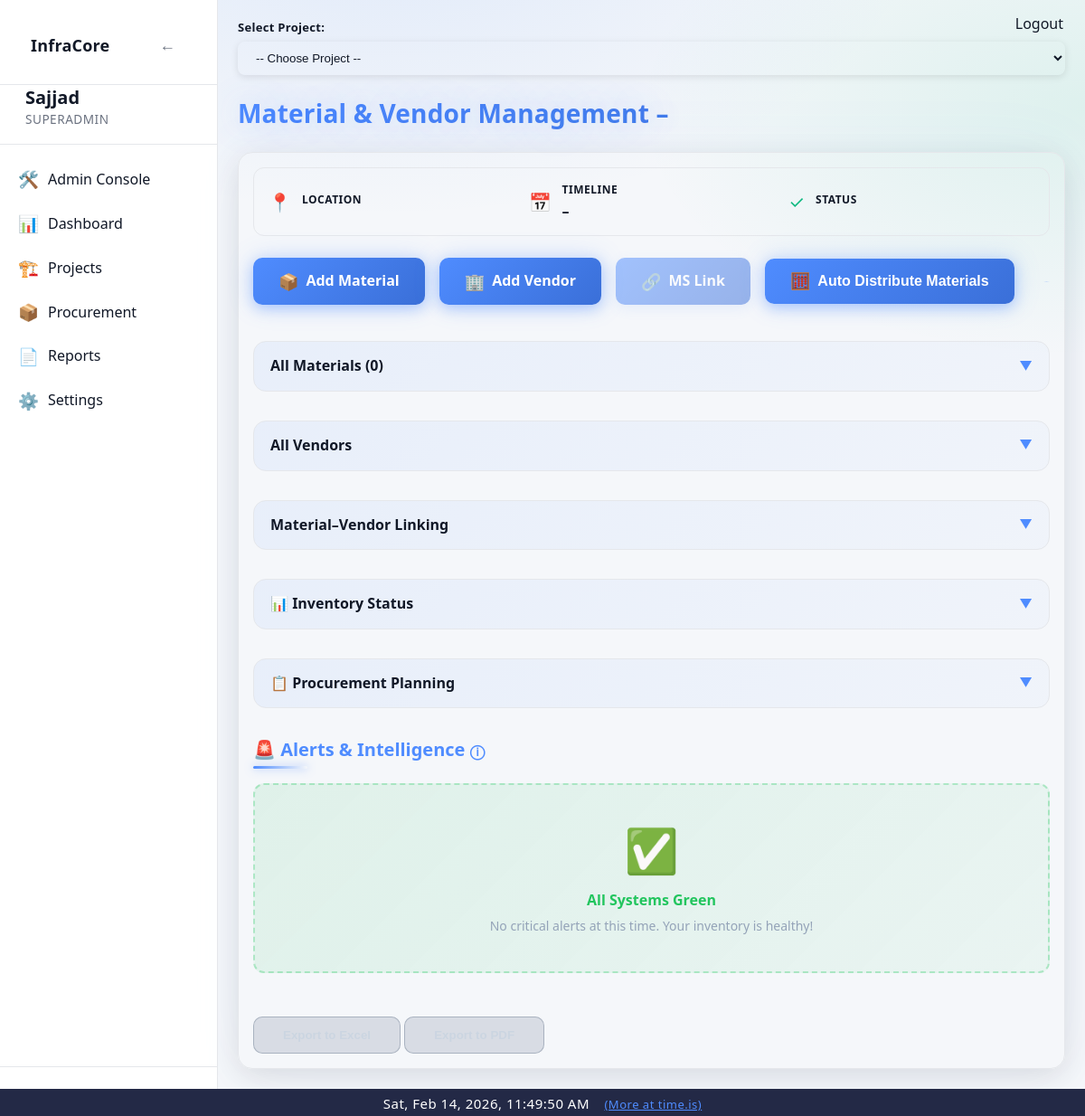
/project/4/materials (signed in), run on an earlier commit of the app's database.
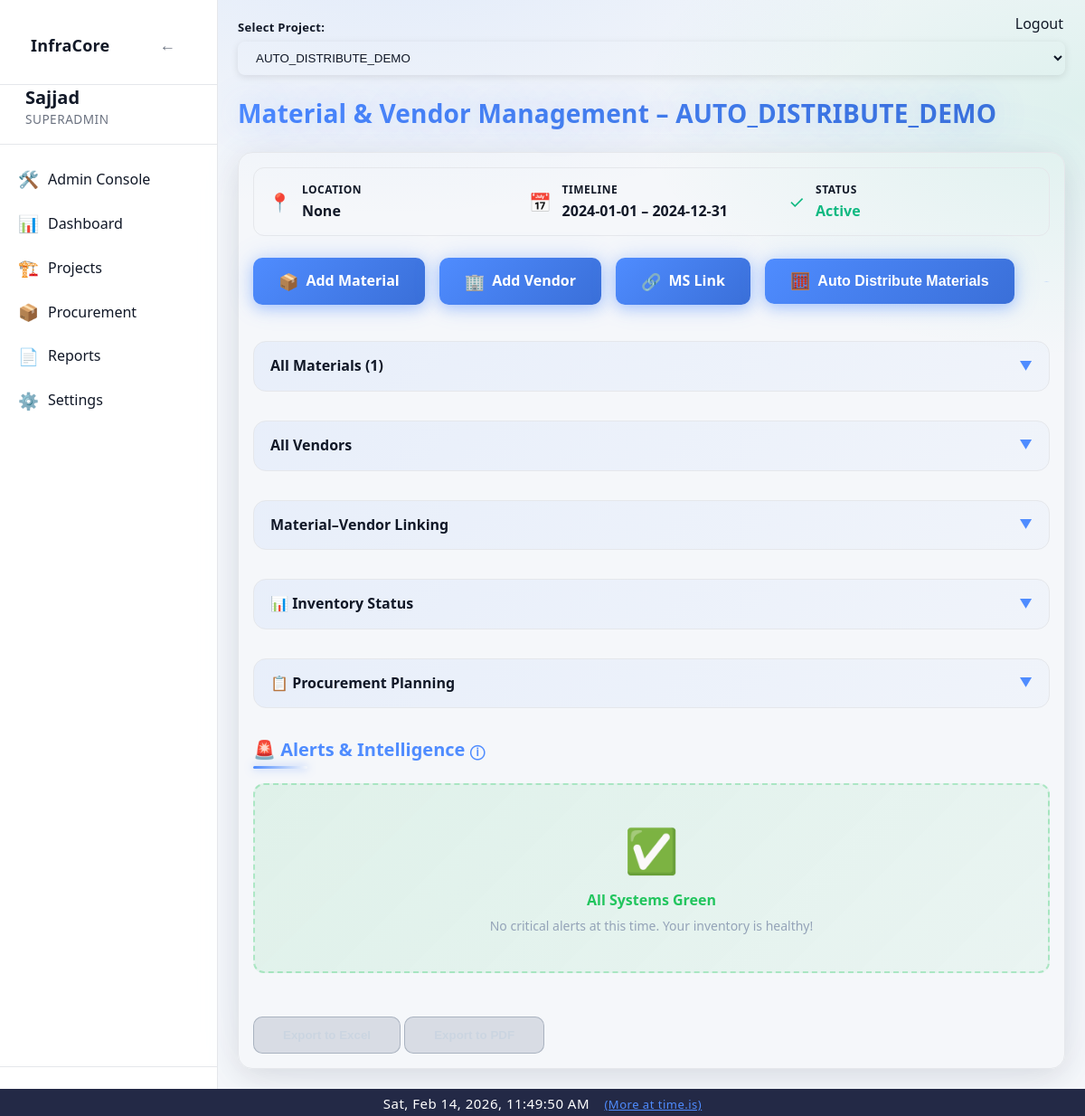
And on a later commit of the database.
### app/models/project.py (models this page shows)
class Project(Base):
    __tablename__ = "projects"
    id = Column(Integer, primary_key=True, index=True)
    name = Column(String(255), nullable=False)
    project_code = Column(String(100), nullable=True)
    client_authority = Column(String(255), nullable=True)
    contractor = Column(String(255), nullable=True)
    consultant_pmc = Column(String(255), nullable=True)
    is_active = Column(Boolean, default=True, nullable=False)
    status = Column(String(20), default="active", nullable=False)
    road_type = Column(String(100), nullable=False)
    lanes = Column(Integer, nullable=False)
    road_width = Column(Float, nullable=False)
    road_length_km = Column(Float, nullable=False)
    carriageway_width = Column(Float, nullable=True)
    shoulder_type = Column(String(100), nullable=True)
    median_type = Column(String(100), nullable=True)
    project_type = Column(String(50), nullable=False, server_default="")
    road_name = Column(String(255), nullable=True)
    lane_configuration = Column(String(10), nullable=True)
    road_pavement_type = Column(String(20), nullable=True)
    terrain_type = Column(String(20), nullable=True)
    concrete_pavement_type = Column(String(20), nullable=True)  # PQC/RCC
    slab_thickness_mm = Column(Integer, nullable=True)
    grade_of_concrete = Column(String(20), nullable=True)
    joint_spacing_m = Column(Float, nullable=True)
    dowel_diameter_mm = Column(Integer, nullable=True)
    tie_bar_diameter_mm = Column(Integer, nullable=True)
    road_construction_type = Column(String(100), nullable=True)
    road_category = Column(String(100), nullable=True)
    road_engineering_type = Column(String(150), nullable=True)
    road_preset_key = Column(String(200), nullable=True)
    road_extras_json = Column(Text, nullable=True)
    preset_activities_json = Column(Text, nullable=True)
    preset_materials_json = Column(Text, nullable=True)
    country = Column(String(100), nullable=False)
    state = Column(String(100), nullable=True)
    district = Column(String(100), nullable=True)
    city = Column(String(100), nullable=False)
    location_id = Column(Integer, ForeignKey("locations.id"), nullable=True)
    chainage_start = Column(String(50), nullable=True)
    chainage_end = Column(String(50), nullable=True)
    planned_start_date = Column(Date, nullable=False)
    planned_end_date = Column(Date, nullable=False)
    created_by = Column(Integer, nullable=False)
    created_at = Column(DateTime, default=datetime.utcnow, nullable=False)
    updated_at = Column(
        DateTime,
        default=datetime.utcnow,
        onupdate=datetime.utcnow,
        nullable=False,
    )
    completed_at = Column(DateTime, nullable=True)
    activities = relationship(
        "Activity",
        back_populates="project",
        cascade="all, delete-orphan"
    )
    project_activities = relationship(
        "ProjectActivity",
        back_populates="project",
        cascade="all, delete-orphan"
    )
    planned_materials = relationship(
        "PlannedMaterial",
        back_populates="project",
        cascade="all, delete-orphan"
    )
    material_usage_daily = relationship(
        "MaterialUsageDaily",
        back_populates="project",
        cascade="all, delete-orphan"
    )
    location = relationship("Location")

### app/routes/material_vendor.py (the view)
@router.get("/project/{project_id}/materials", response_class=None)
def material_vendor_page(request: Request, project_id: int, db: Session = Depends(get_db)):
    project = db.query(Project).filter(Project.id == project_id).first()
    projects = db.query(Project).filter(Project.is_active == True).all()
    def get_project_data(project):
        if not project:
            return None
        from fastapi import APIRouter, Request, Depends, Form
        from fastapi.responses import RedirectResponse
        from fastapi.templating import Jinja2Templates
        from sqlalchemy.orm import Session, selectinload
        from app.db.session import get_db
        from app.models.material import Material
        from app.models.material_vendor import MaterialVendor
        from app.models.project import Project
        from app.models.activity import Activity
        from app.models.road_stretch import RoadStretch
        router = APIRouter()
        templates = Jinja2Templates(directory="app/templates")
        return {
            "id": project.id,
            "name": project.name,
            "location": project.location,
            "planned_start_date": project.planned_start_date,
            "planned_end_date": project.planned_end_date,
            "status": project.status,
        }
    project_material_ids = (
        db.query(PlannedMaterial.material_id)
        .filter(PlannedMaterial.project_id == project_id)
        .distinct()
        .subquery()
    )
    materials = (
        db.query(Material)
        .filter(
            Material.is_active == True,
            Material.id.in_(project_material_ids)
        )
        .options(
            selectinload(Material.stretches_link).selectinload(MaterialStretch.stretch),
            selectinload(Material.activities_link).selectinload(MaterialActivity.activity)
        )
        .all()
    )
    for material in materials:
        project_vendors = (
            db.query(MaterialVendor)
            .join(ProjectMaterialVendor, ProjectMaterialVendor.vendor_id == MaterialVendor.id)
            .filter(
                ProjectMaterialVendor.project_id == project_id,
                ProjectMaterialVendor.material_id == material.id
            )
            .all()
        )
        material.vendors = project_vendors
    project = db.query(Project).filter(Project.id == project_id).first()
    project_data = get_project_data(project)
    activities = db.query(Activity).filter(Activity.project_id == project_id).all() if project else []
    stretches = db.query(RoadStretch).filter(RoadStretch.project_id == project_id).all() if project else []
    planned_rows = (
        db.query(PlannedMaterial)
        .filter(
            PlannedMaterial.project_id == project_id,
            PlannedMaterial.stretch_id == None,  # noqa: E711
        )
        .options(selectinload(PlannedMaterial.material))
        .all()
    )
    planned_material_rows = [
        {
            "planned_material_id": int(pm.id),
            "material_id": int(pm.material_id),
            "name": str(pm.material.name) if pm.material else "Unknown",
            "unit": str(pm.unit or ""),
        }
        for pm in planned_rows
    ]
    project_vendor_ids = (
        db.query(ProjectMaterialVendor.vendor_id)
        .filter(ProjectMaterialVendor.project_id == project_id)
        .distinct()
        .subquery()
    )
    all_vendors = (
        db.query(MaterialVendor)
        .filter(MaterialVendor.id.in_(project_vendor_ids))
        .all()
    )
    alerts = [] # TODO: Populate with real alert logic
    user = request.session.get("user") if hasattr(request, "session") and request.session.get("user") else request.scope.get("user") if "user" in request.scope else None
    if user is None:
        user = {"username": "Guest", "role": "admin"}
    register_template_filters(templates)
    return templates.TemplateResponse("material_vendor.html", {
        "request": request,
        "project": project_data,
        "projects": projects,
        "materials": materials,  # Pass actual ORM objects with loaded vendors
        "all_materials": materials,  # For dropdowns
        "planned_material_rows": planned_material_rows,
        "activities": activities,
        "all_activities": activities,
        "stretches": stretches,
        "all_stretches": stretches,
        "all_vendors": all_vendors,  # All vendors for the modal
        "alerts": alerts,
        "user": user
    })

### app/templates/material_vendor.html (shortened to what the changed rows need)
{% extends "base.html" %}
{% block content %}
<div class="material-vendor-page">
<form method="get" action="" id="project-select-form" style="margin-bottom:24px;">
    <label for="project-select"><strong>Select Project:</strong></label>
    <select id="project-select" name="project_id" onchange="if(this.value) window.location.href='/project/' + this.value + '/materials';">
        <option value="">-- Choose Project --</option>
        {% for proj in projects %}
            <option value="{{ proj.id }}" {% if project and proj.id == project.id %}selected{% endif %}>{{ proj.name }}</option>
        {% endfor %}
    </select>
</form>
<h1 class="page-title">Material & Vendor Management – {{ project.name }}</h1>
<div class="card card--page" style="max-width:1100px;margin:auto;">
    <div style="margin-bottom:24px;padding:16px;background:var(--card-bg);border:1px solid var(--border-color);border-radius:12px;display:grid;grid-template-columns:repeat(auto-fit,minmax(200px,1fr));gap:16px;">
        <div style="display:flex;align-items:center;gap:12px;">
            <div>
                <div style="color:var(--text-secondary);font-size:12px;font-weight:600;text-transform:uppercase;letter-spacing:0.5px;">Location</div>
                <div style="color:var(--text-primary);font-weight:600;margin-top:4px;">{{ project.location }}</div>
            </div>
        </div>
        <div style="display:flex;align-items:center;gap:12px;">
            <div>
                <div style="color:var(--text-secondary);font-size:12px;font-weight:600;text-transform:uppercase;letter-spacing:0.5px;">Timeline</div>
                <div style="color:var(--text-primary);font-weight:600;margin-top:4px;">{{ project.planned_start_date }} – {{ project.planned_end_date }}</div>
            </div>
        </div>
        <div style="display:flex;align-items:center;gap:12px;">
            <div>
                <div style="color:var(--text-secondary);font-size:12px;font-weight:600;text-transform:uppercase;letter-spacing:0.5px;">Status</div>
                <div style="color:#10b981;font-weight:600;margin-top:4px;text-transform:capitalize;">{{ project.status }}</div>
            </div>
        </div>
    </div>
    <div style="margin-bottom: 40px; display: flex; gap: 16px; flex-wrap: wrap; align-items: center;">
        {% if materials|length > 0 %}
        <a href="/project/{{ project.id }}/materials/linker/{{ materials[0].id }}" id="msLinkBtn" class="btn-primary" style="padding: 14px 28px; font-size: 16px; display: flex; align-items: center; gap: 8px; box-shadow: 0 4px 15px rgba(79, 140, 255, 0.4), 0 0 30px rgba(79, 140, 255, 0.2);" title="Material and Stretch Link">
            <span style="font-size: 18px;">🔗</span>
            <span>MS Link</span>
        </a>
        {% else %}
        <span id="msLinkBtn" class="btn-primary" style="padding: 14px 28px; font-size: 16px; display: flex; align-items: center; gap: 8px; opacity: 0.5; cursor: not-allowed; box-shadow: 0 4px 15px rgba(79, 140, 255, 0.2);" title="Add a material first to enable linking">
            <span style="font-size: 18px;">🔗</span>
            <span>MS Link</span>
        </span>
        {% endif %}
    </div>
    <details class="collapsible-section">
        <summary>
            <span>All Materials ({{ planned_material_rows|length }})</span>
            <span class="chevron">▼</span>
        </summary>
    </details>
    <details class="collapsible-section">
    </details>
    <details class="collapsible-section">
    </details>
    <details class="collapsible-section">
    </details>
    <details class="collapsible-section">
    </details>
    <h3>
    </h3>
    {% if alerts %}
    <div style="display: grid; grid-template-columns: repeat(auto-fill, minmax(360px, 1fr)); gap: 20px; margin-bottom: 48px;">
        {% for alert in alerts %}
        <div style="background: var(--card-bg); border: 1px solid {% if alert.type == 'critical' %}rgba(239, 68, 68, 0.2){% elif alert.type == 'warning' %}rgba(245, 158, 11, 0.2){% else %}rgba(34, 197, 94, 0.2){% endif %}; border-radius: 16px; padding: 20px; box-shadow: 0 4px 16px rgba(0, 0, 0, 0.1); transition: all 0.3s ease;" onmouseenter="this.style.boxShadow='0 8px 32px {% if alert.type == 'critical' %}rgba(239, 68, 68, 0.2){% elif alert.type == 'warning' %}rgba(245, 158, 11, 0.2){% else %}rgba(34, 197, 94, 0.2){% endif %}'" onmouseleave="this.style.boxShadow='0 4px 16px rgba(0, 0, 0, 0.1)'">
            <div style="display: flex; align-items: center; justify-content: space-between; margin-bottom: 12px; padding-bottom: 12px; border-bottom: 2px solid {% if alert.type == 'critical' %}rgba(239, 68, 68, 0.3){% elif alert.type == 'warning' %}rgba(245, 158, 11, 0.3){% else %}rgba(34, 197, 94, 0.3){% endif %};">
                <span style="font-weight: 600; color: {% if alert.type == 'critical' %}#ef4444{% elif alert.type == 'warning' %}#f59e0b{% else %}#22c55e{% endif %}; font-size: 14px;">
                    {% if alert.type == 'critical' %}🔴 CRITICAL{% elif alert.type == 'warning' %}🟡 WARNING{% else %}🟢 INFO{% endif %}
                </span>
            </div>
            <div style="margin-bottom: 12px;">
                <div style="font-size: 12px; color: var(--text-secondary); margin-bottom: 4px; font-weight: 600;">Material</div>
                <div style="color: var(--text-primary); font-weight: 600;">{{ alert.material }}</div>
            </div>
            <div style="margin-bottom: 12px;">
                <div style="font-size: 12px; color: #94a3b8; margin-bottom: 4px; font-weight: 600;">Message</div>
                <div style="color: #cbd5e1; font-size: 14px; line-height: 1.5;">{{ alert.message }}</div>
            </div>
            <div style="margin-bottom: 16px;">
                <div style="font-size: 12px; color: #94a3b8;">📅 {{ alert.date }}</div>
            </div>
            <button style="width: 100%; background: linear-gradient(135deg, {% if alert.type == 'critical' %}#ef4444{% elif alert.type == 'warning' %}#f59e0b{% else %}#22c55e{% endif %} 0%, {% if alert.type == 'critical' %}#dc2626{% elif alert.type == 'warning' %}#d97706{% else %}#16a34a{% endif %} 100%); color: #fff; border: none; border-radius: 10px; padding: 10px 16px; font-weight: 600; font-size: 14px; cursor: pointer; transition: all 0.3s ease; box-shadow: 0 4px 12px rgba(0, 0, 0, 0.2);" onmouseover="this.style.transform='translateY(-2px)'" onmouseout="this.style.transform='translateY(0)'">
                {{ alert.action or '✅ Acknowledge' }}
            </button>
        </div>
        {% endfor %}
    </div>
    {% else %}
    <div style="background: linear-gradient(135deg, rgba(34, 197, 94, 0.1) 0%, rgba(34, 197, 94, 0.05) 100%); border: 2px dashed rgba(34, 197, 94, 0.3); border-radius: 12px; padding: 40px 20px; text-align: center; margin-bottom: 48px;">
    </div>
    {% endif %}
    <div style="margin-top:24px;">
    </div>
</div>
{% endblock %}

What changed in the data, as far as the page shows it:
added Project: name "AUTO_DISTRIBUTE_DEMO", planned_start_date "2024-01-01", planned_end_date "2024-12-31", status "Active"
Also different on the page:
form field project_id: "-- Choose Project --" → "AUTO_DISTRIBUTE_DEMO"
{{ project.location }}: (not shown) → "None"
{{ planned_material_rows|length }}: "0" → "1"
